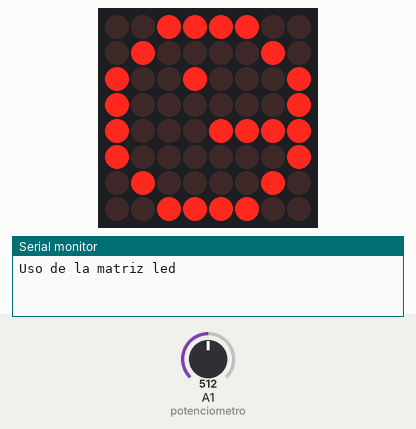
A sketch run on a simulated Arduino Uno, built with avr-gcc and run on an emulated ATmega328P. Shown: 8×8 LED matrix, the last lines printed to the serial monitor. The inputs (shaded band) are chosen by the test bench; at power-on: A1 (potenciometro) = 512.

Above: at 0.8 s.
At 1.6 s:
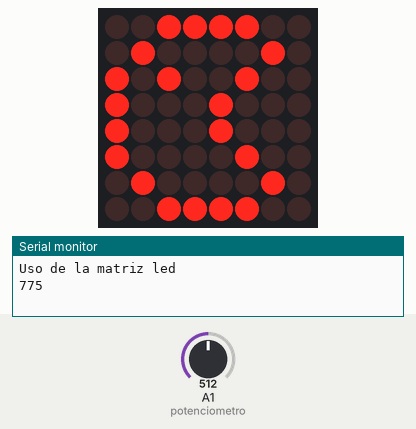

The sketch:

Practica_3_Parte_1.ino
```cpp
/*

   Fundacion Kinal
   Centro educativo tecnico laboral Kinal
   Quinto perito
   Quinto electronica
   Codigo Tecnico: EB5AM
   Curso: Taller de electronica digital y reparacion de computadoras I
   Proyecto: Primera parte, Practica no.3 3BIM
   Dev: Henry Francisco Leal Súchite
   Fecha: 18 de JULIO
*/


#include <LedControl.h>

#define din_matrix 3
#define cs_matrix 2
#define clk_matrix 4
#define potenciometro A1

LedControl Pacman_Matrix = LedControl(din_matrix, clk_matrix, cs_matrix, 1);

byte Pacman_boca_abierta[8] = {
B00111100,
B01000010,
B10100100,
B10001000,
B10001000,
B10000100,
B01000010,
B00111100,
 };
byte Pacman_boca_CERRADA[8] = {
B00111100,
B01000010,
B10010001,
B10000001,
B10001111,
B10000001,
B01000010,
B00111100,
 };
void setup() {
Serial.begin(9600);
Pacman_Matrix.shutdown(0, false);
Pacman_Matrix.setIntensity(0, 15);
Pacman_Matrix.clearDisplay(0);
Serial.println("Uso de la matriz led");

}

void loop() {
    int valor_pot = analogRead(potenciometro);
    int tiempo_espera = map(valor_pot, 0, 1023, 50, 1500);
PacmanON();
delay(tiempo_espera);
PacmanOff();
delay(tiempo_espera);
Serial.println(tiempo_espera);

}
void PacmanON()
{
  for(int i=0; i<8; i++ ){
  Pacman_Matrix.setRow(0,i, Pacman_boca_abierta[i]);
}
}
void PacmanOff()
{
  for(int i=0; i<8; i++ ){
  Pacman_Matrix.setRow(0,i, Pacman_boca_CERRADA[i]);
  }
}
```

Measured:
- what the display in image 0 shows lasts 0.8 s, from 0.8 s to 1.6 s
